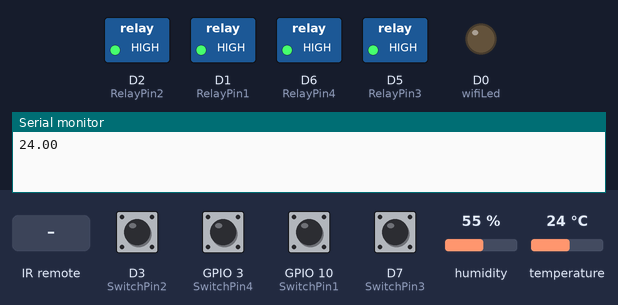
The sketch below on a simulated ESP8266 (NodeMCU). On the bench: switched loads named in the sketch (green lamp = pin HIGH), output pins drawn as LEDs (lit = HIGH), the last lines printed to the serial monitor. The test bench sets the inputs (shaded band); at power-on: D3 (SwitchPin2), D7 (SwitchPin3), GPIO 3 (SwitchPin4), GPIO 10 (SwitchPin1) HIGH, humidity 55 %, temperature 24 °C. WiFi joins after 1.5 s; servers stay silent unless stated; EEPROM starts erased.

Above: at 3.0 s.
3.1 s: D3 (SwitchPin2) pulled LOW for 0.15 s
At 4.3 s:
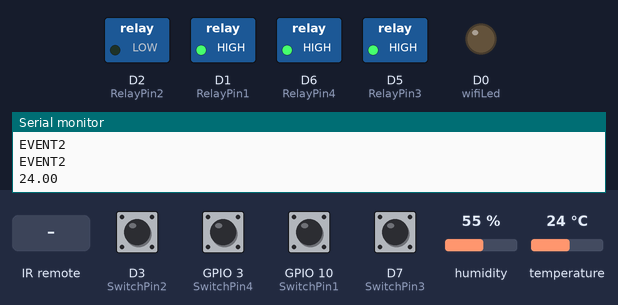
4.7 s: GPIO 3 (SwitchPin4) pulled LOW for 0.15 s
At 5.5 s:
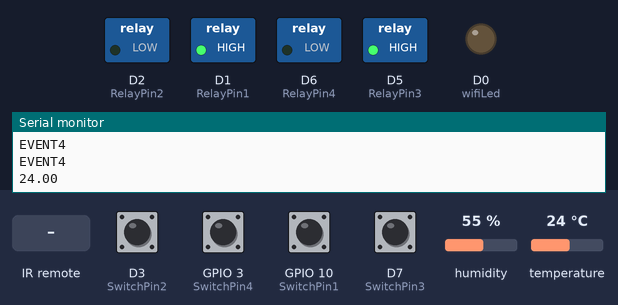
6.3 s: GPIO 10 (SwitchPin1) pulled LOW for 0.15 s
At 6.8 s:
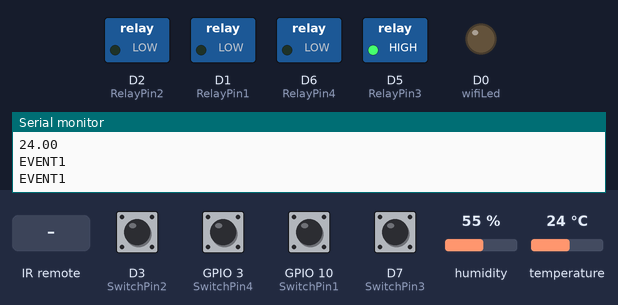
7.9 s: infrared code 0x80BF3BC4 received
At 8.1 s:
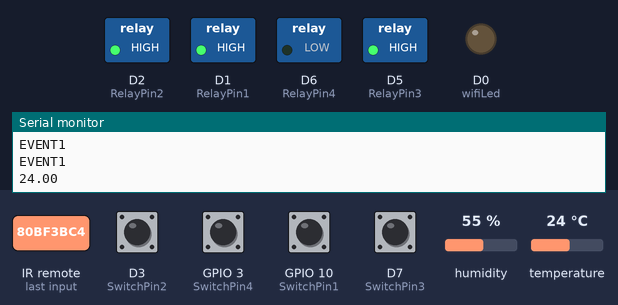
9.7 s: D7 (SwitchPin3) pulled LOW for 0.15 s
At 10.6 s:
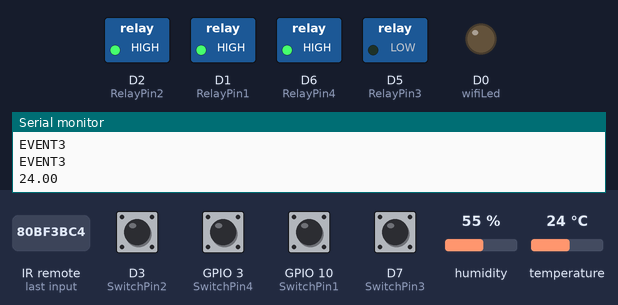
11.3 s: infrared code 0x80BF49B6 received
At 12.7 s:
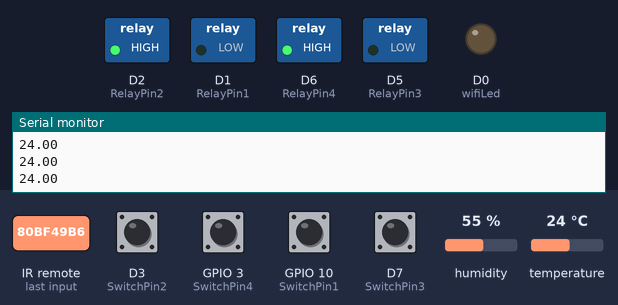
Timing chart, 0 to 13.8 s (numbered marks = the images above; inputs shaded):
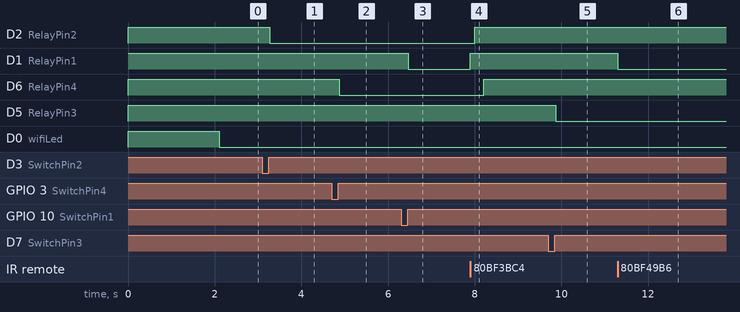

The sketch:

Code_NodeMCU_Blynk2_Pref_4Relay_IR_DHT11_Button.ino
```cpp
/**********************************************************************************
 *  TITLE: Blynk + Manual Button + IR + DHT11 control 4 Relays using NodeMCU (store last GPIO state + real-time feedback + no WiFi control)
 *  Click on the following links to learn more.
 *  YouTube Video: https://youtu.be/WqQZpOQB1AE
 *  Related Blog : https://iotcircuithub.com/esp8266-projects/
 *  by Tech StudyCell
 *  Preferences--> Aditional boards Manager URLs :
 *  https://dl.espressif.com/dl/package_esp32_index.json, http://arduino.esp8266.com/stable/package_esp8266com_index.json
 *
 *  Download Board ESP8266 NodeMCU : https://github.com/esp8266/Arduino
 *
 *  Download the libraries
 *  Blynk Library (1.1.0):  https://github.com/blynkkk/blynk-library
 *  AceButton Library (1.9.2): https://github.com/bxparks/AceButton
 *  IRremote Library (3.6.1): https://github.com/Arduino-IRremote/Arduino-IRremote
 *  DHT Library (1.4.3): https://github.com/adafruit/DHT-sensor-library
 *  Preferences Library (2.0.0): https://github.com/vshymanskyy/Preferences
 **********************************************************************************/

/* Fill-in your Template ID (only if using Blynk.Cloud) */
#define BLYNK_TEMPLATE_ID ""
#define BLYNK_DEVICE_NAME ""
#define BLYNK_AUTH_TOKEN ""

// Your WiFi credentials.
// Set password to "" for open networks.
char ssid[] = "WiFi Name";
char pass[] = "WiFi Password";

//Update the HEX code of IR Remote buttons 0x<HEX CODE>
#define IR_Button_1   0x80BF49B6
#define IR_Button_2   0x80BFC936
#define IR_Button_3   0x80BF33CC
#define IR_Button_4   0x80BF718E
#define IR_All_Off    0x80BF3BC4

//#define BLYNK_PRINT Serial
#include <ESP8266WiFi.h>
#include <BlynkSimpleEsp8266.h>
#include <DHT.h>
#include <IRremote.h>
#include <Preferences.h>
#include <AceButton.h>
using namespace ace_button;

Preferences pref;

#define DHTPIN              D4 //D4  pin connected with DHT
#define IR_RECV_PIN         9 // SD2 (IR receiver pin)

// Uncomment whatever type you're using!
#define DHTTYPE DHT11     // DHT 11
//#define DHTTYPE DHT22   // DHT 22, AM2302, AM2321
//#define DHTTYPE DHT21   // DHT 21, AM2301

IRrecv irrecv(IR_RECV_PIN);
decode_results results;

// define the GPIO connected with Relays and switches
#define RelayPin1 5  //D1
#define RelayPin2 4  //D2
#define RelayPin3 14 //D5
#define RelayPin4 12 //D6

#define SwitchPin1 10  //SD3
#define SwitchPin2 D3   //D3
#define SwitchPin3 13  //D7
#define SwitchPin4 3   //RX

#define wifiLed   16   //D0

//Change the virtual pins according the rooms
#define VPIN_BUTTON_1    V1
#define VPIN_BUTTON_2    V2
#define VPIN_BUTTON_3    V3
#define VPIN_BUTTON_4    V4

#define VPIN_BUTTON_C    V5
#define VPIN_TEMPERATURE V6
#define VPIN_HUMIDITY    V7


// Relay State
bool toggleState_1 = LOW; //Define integer to remember the toggle state for relay 1
bool toggleState_2 = LOW; //Define integer to remember the toggle state for relay 2
bool toggleState_3 = LOW; //Define integer to remember the toggle state for relay 3
bool toggleState_4 = LOW; //Define integer to remember the toggle state for relay 4

int wifiFlag = 0;
float temperature1 = 0;
float humidity1   = 0;

char auth[] = BLYNK_AUTH_TOKEN;

ButtonConfig config1;
AceButton button1(&config1);
ButtonConfig config2;
AceButton button2(&config2);
ButtonConfig config3;
AceButton button3(&config3);
ButtonConfig config4;
AceButton button4(&config4);

void handleEvent1(AceButton*, uint8_t, uint8_t);
void handleEvent2(AceButton*, uint8_t, uint8_t);
void handleEvent3(AceButton*, uint8_t, uint8_t);
void handleEvent4(AceButton*, uint8_t, uint8_t);

BlynkTimer timer;
DHT dht(DHTPIN, DHTTYPE);

// When App button is pushed - switch the state

BLYNK_WRITE(VPIN_BUTTON_1) {
  toggleState_1 = param.asInt();
  digitalWrite(RelayPin1, !toggleState_1);
  pref.putBool("Relay1", toggleState_1);
}

BLYNK_WRITE(VPIN_BUTTON_2) {
  toggleState_2 = param.asInt();
  digitalWrite(RelayPin2, !toggleState_2);
  pref.putBool("Relay2", toggleState_2);
}

BLYNK_WRITE(VPIN_BUTTON_3) {
  toggleState_3 = param.asInt();
  digitalWrite(RelayPin3, !toggleState_3);
  pref.putBool("Relay3", toggleState_3);
}

BLYNK_WRITE(VPIN_BUTTON_4) {
  toggleState_4 = param.asInt();
  digitalWrite(RelayPin4, !toggleState_4);
  pref.putBool("Relay4", toggleState_4);
}

BLYNK_WRITE(VPIN_BUTTON_C) {
  all_SwitchOff();
}

void all_SwitchOff(){
  toggleState_1 = 0; digitalWrite(RelayPin1, HIGH); pref.putBool("Relay1", toggleState_1); Blynk.virtualWrite(VPIN_BUTTON_1, toggleState_1); delay(100);
  toggleState_2 = 0; digitalWrite(RelayPin2, HIGH); pref.putBool("Relay2", toggleState_2); Blynk.virtualWrite(VPIN_BUTTON_2, toggleState_2); delay(100);
  toggleState_3 = 0; digitalWrite(RelayPin3, HIGH); pref.putBool("Relay3", toggleState_3); Blynk.virtualWrite(VPIN_BUTTON_3, toggleState_3); delay(100);
  toggleState_4 = 0; digitalWrite(RelayPin4, HIGH); pref.putBool("Relay4", toggleState_4); Blynk.virtualWrite(VPIN_BUTTON_4, toggleState_4); delay(100);
  Blynk.virtualWrite(VPIN_HUMIDITY, humidity1);
  Blynk.virtualWrite(VPIN_TEMPERATURE, temperature1);
}

void checkBlynkStatus() { // called every 3 seconds by SimpleTimer

  bool isconnected = Blynk.connected();
  if (isconnected == false) {
    wifiFlag = 1;
    Serial.println("Blynk Not Connected");
    digitalWrite(wifiLed, HIGH);
  }
  if (isconnected == true) {
    wifiFlag = 0;
    digitalWrite(wifiLed, LOW);
    //Serial.println("Blynk Connected");
  }
}

BLYNK_CONNECTED() {
  // update the latest state to the server
  Blynk.virtualWrite(VPIN_BUTTON_1, toggleState_1);
  Blynk.virtualWrite(VPIN_BUTTON_2, toggleState_2);
  Blynk.virtualWrite(VPIN_BUTTON_3, toggleState_3);
  Blynk.virtualWrite(VPIN_BUTTON_4, toggleState_4);
  Blynk.syncVirtual(VPIN_TEMPERATURE);
  Blynk.syncVirtual(VPIN_HUMIDITY);
}

void readSensor(){

  float h = dht.readHumidity();
  float t = dht.readTemperature(); // or dht.readTemperature(true) for Fahrenheit

  if (isnan(h) || isnan(t)) {
    Serial.println("Failed to read from DHT sensor!");
    return;
  }
  else {
    humidity1 = h;
    temperature1 = t;
    Serial.println(temperature1);
   // Serial.println(humidity1);
  }
}

void sendSensor()
{
  readSensor();
  // You can send any value at any time.
  // Please don't send more that 10 values per second.
  Blynk.virtualWrite(VPIN_HUMIDITY, humidity1);
  Blynk.virtualWrite(VPIN_TEMPERATURE, temperature1);
}

void ir_remote(){
  if (irrecv.decode(&results)) {
      switch(results.value){
          case IR_Button_1:
            digitalWrite(RelayPin1, toggleState_1);
            toggleState_1 = !toggleState_1;
            pref.putBool("Relay1", toggleState_1);
            Blynk.virtualWrite(VPIN_BUTTON_1, toggleState_1);
            delay(100);
            break;
          case IR_Button_2:
            digitalWrite(RelayPin2, toggleState_2);
            toggleState_2 = !toggleState_2;
            pref.putBool("Relay2", toggleState_2);
            Blynk.virtualWrite(VPIN_BUTTON_2, toggleState_2);
            delay(100);
            break;
          case IR_Button_3:
            digitalWrite(RelayPin3, toggleState_3);
            toggleState_3 = !toggleState_3;
            pref.putBool("Relay3", toggleState_3);
            Blynk.virtualWrite(VPIN_BUTTON_3, toggleState_3);
            delay(100);
            break;
          case IR_Button_4:
            digitalWrite(RelayPin4, toggleState_4);
            toggleState_4 = !toggleState_4;
            pref.putBool("Relay4", toggleState_4);
            Blynk.virtualWrite(VPIN_BUTTON_4, toggleState_4);
            delay(100);
            break;
          case IR_All_Off:
            all_SwitchOff();
            break;
          default : break;
        }
        //Serial.println(results.value, HEX);
        irrecv.resume();
  }
}

void getRelayState()
{
  //Serial.println("reading data ");
  toggleState_1 = pref.getBool("Relay1", 0);
  digitalWrite(RelayPin1, !toggleState_1);
  Blynk.virtualWrite(VPIN_BUTTON_1, toggleState_1);
  delay(200);
  toggleState_2 = pref.getBool("Relay2", 0);
  digitalWrite(RelayPin2, !toggleState_2);
  Blynk.virtualWrite(VPIN_BUTTON_2, toggleState_2);
  delay(200);
  toggleState_3 = pref.getBool("Relay3", 0);
  digitalWrite(RelayPin3, !toggleState_3);
  Blynk.virtualWrite(VPIN_BUTTON_3, toggleState_3);
  delay(200);
  toggleState_4 = pref.getBool("Relay4", 0);
  digitalWrite(RelayPin4, !toggleState_4);
  Blynk.virtualWrite(VPIN_BUTTON_4, toggleState_4);
  delay(200);
}

void setup()
{
  Serial.begin(9600);
  //Open namespace in read-write mode
  pref.begin("Relay_State", false);

  pinMode(RelayPin1, OUTPUT);
  pinMode(RelayPin2, OUTPUT);
  pinMode(RelayPin3, OUTPUT);
  pinMode(RelayPin4, OUTPUT);

  pinMode(wifiLed, OUTPUT);

  pinMode(SwitchPin1, INPUT_PULLUP);
  pinMode(SwitchPin2, INPUT_PULLUP);
  pinMode(SwitchPin3, INPUT_PULLUP);
  pinMode(SwitchPin4, INPUT_PULLUP);

  //During Starting all Relays should TURN OFF
  digitalWrite(RelayPin1, !toggleState_1);
  digitalWrite(RelayPin2, !toggleState_2);
  digitalWrite(RelayPin3, !toggleState_3);
  digitalWrite(RelayPin4, !toggleState_4);

  irrecv.enableIRIn(); // Enabling IR sensor
  dht.begin();    // Enabling DHT sensor

  digitalWrite(wifiLed, HIGH);

  config1.setEventHandler(button1Handler);
  config2.setEventHandler(button2Handler);
  config3.setEventHandler(button3Handler);
  config4.setEventHandler(button4Handler);

  button1.init(SwitchPin1);
  button2.init(SwitchPin2);
  button3.init(SwitchPin3);
  button4.init(SwitchPin4);

  //Blynk.begin(auth, ssid, pass);
  WiFi.begin(ssid, pass);
  timer.setInterval(2000L, checkBlynkStatus); // check if Blynk server is connected every 2 seconds
  timer.setInterval(1000L, sendSensor); // Sending Sensor Data to Blynk Cloud every 1 second
  Blynk.config(auth);
  delay(1000);

  getRelayState(); // Get the last state of Relays

  Blynk.virtualWrite(VPIN_BUTTON_1, toggleState_1);
  Blynk.virtualWrite(VPIN_BUTTON_2, toggleState_2);
  Blynk.virtualWrite(VPIN_BUTTON_3, toggleState_3);
  Blynk.virtualWrite(VPIN_BUTTON_4, toggleState_4);
}

void loop()
{
  ir_remote(); //IR remote Control

  Blynk.run();
  timer.run(); // Initiates SimpleTimer

  button1.check();
  button2.check();
  button3.check();
  button4.check();
}

void button1Handler(AceButton* button, uint8_t eventType, uint8_t buttonState) {
  Serial.println("EVENT1");
  switch (eventType) {
    case AceButton::kEventReleased:
      digitalWrite(RelayPin1, toggleState_1);
      toggleState_1 = !toggleState_1;
      pref.putBool("Relay1", toggleState_1);
      Blynk.virtualWrite(VPIN_BUTTON_1, toggleState_1);
      break;
  }
}
void button2Handler(AceButton* button, uint8_t eventType, uint8_t buttonState) {
  Serial.println("EVENT2");
  switch (eventType) {
    case AceButton::kEventReleased:
      digitalWrite(RelayPin2, toggleState_2);
      toggleState_2 = !toggleState_2;
      pref.putBool("Relay2", toggleState_2);
      Blynk.virtualWrite(VPIN_BUTTON_2, toggleState_2);
      break;
  }
}
void button3Handler(AceButton* button, uint8_t eventType, uint8_t buttonState) {
  Serial.println("EVENT3");
  switch (eventType) {
    case AceButton::kEventReleased:
      digitalWrite(RelayPin3, toggleState_3);
      toggleState_3 = !toggleState_3;
      pref.putBool("Relay3", toggleState_3);
      Blynk.virtualWrite(VPIN_BUTTON_3, toggleState_3);
      break;
  }
}
void button4Handler(AceButton* button, uint8_t eventType, uint8_t buttonState) {
  Serial.println("EVENT4");
  switch (eventType) {
    case AceButton::kEventReleased:
      digitalWrite(RelayPin4, toggleState_4);
      toggleState_4 = !toggleState_4;
      pref.putBool("Relay4", toggleState_4);
      Blynk.virtualWrite(VPIN_BUTTON_4, toggleState_4);
      break;
  }
}
```

Measured:
- after the input at 3.1 s, D2 (RelayPin2): HIGH → LOW after 0.17 s
- after the input at 4.7 s, D6 (RelayPin4): HIGH → LOW after 0.17 s
- after the input at 6.3 s, D1 (RelayPin1): HIGH → LOW after 0.17 s
- after the input at 7.9 s, D2 (RelayPin2): LOW → HIGH after 0.10 s; D1 (RelayPin1): LOW → HIGH at once; D6 (RelayPin4): LOW → HIGH after 0.31 s
- after the input at 9.7 s, D5 (RelayPin3): HIGH → LOW after 0.17 s
- after the input at 11.3 s, D1 (RelayPin1): HIGH → LOW at once
